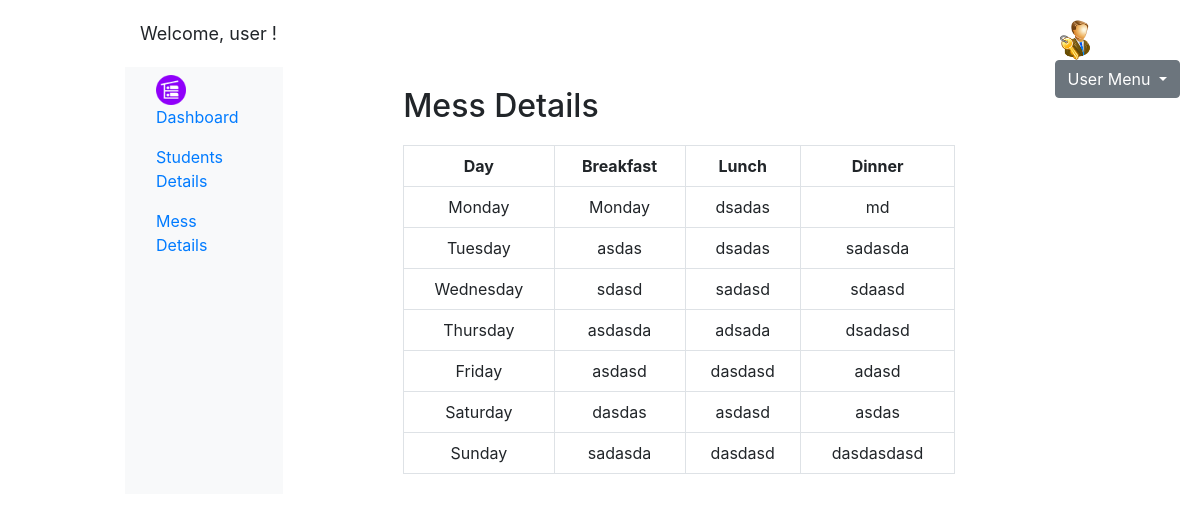
Page /student/mess.php (signed in) on the committed database.
### tables this page shows
CREATE TABLE `mess` (
  `id` int(11) NOT NULL,
  `day` varchar(255) NOT NULL,
  `breakfast` varchar(255) NOT NULL,
  `lunch` varchar(255) NOT NULL,
  `dinner` varchar(255) NOT NULL
);

### student/mess.php (the view, shortened to what this page needs)
<?php
$servername = "localhost";
$username = "root";
$password = "";
$dbname = "hostelpro";
$conn = new mysqli($servername, $username, $password, $dbname);
$sql = "SELECT * FROM mess";
$result = $conn->query($sql);
if ($result->num_rows > 0) {
    $messDetails = array();
    while ($row = $result->fetch_assoc()) {
        $messDetails[] = array(
            'id' => $row['id'],
            'day' => $row['day'],
            'breakfast' => $row['breakfast'],
            'lunch' => $row['lunch'],
            'dinner' => $row['dinner']
        );
    }
} else {
    $messDetails = array();
}
?>
<!DOCTYPE html>
<html lang="en">
<head>
    <link rel="stylesheet" href="https://cdnjs.cloudflare.com/ajax/libs/font-awesome/5.15.1/css/all.min.css" />
    <link rel="stylesheet" href="https://stackpath.bootstrapcdn.com/bootstrap/4.3.1/css/bootstrap.min.css">
</head>
<body>
<div class="dashboard-container">
    <div class="welcome-message">
        Welcome, user !
    </div>
    <div class="user-dropdown">
        <img src="../admin/admin-icn.png" alt="Profile Picture" width="40" height="40" class="rounded-circle">
        <div class="dropdown">
            <button  class="btn btn-secondary dropdown-toggle" type="button" id="userDropdown" data-toggle="dropdown" aria-haspopup="true" aria-expanded="false">
                User Menu
            </button>
        </div>
    </div>
    <div class="row">
        <nav class="col-md-2 d-none d-md-block bg-light sidebar">
            <div class="sidebar-sticky">
                <ul class="nav flex-column">
                    <li class="nav-item">
                        <a class="nav-link" href="dashboard.php">
                            <img src="../admin/logo-icon-nav.png" alt="Logo" width="30" height="30">
                            Dashboard
                        </a>
                    </li>
                    <li class="nav-item">
                        <a class="nav-link" href="student-details.php">
                            Students Details
                        </a>
                    </li>
                    <li class="nav-item">
                        <a class="nav-link" href="mess.php">
                            Mess Details
                        </a>
                    </li>
                </ul>
            </div>
        </nav>
<div class="dashboard-container">
        <main role="main" class="col-md-9 m-sm-auto col-lg-10 px-4">
<h2>Mess Details</h2>
<div class="mess-table-container">
    <table class="mess-table">
        <thead>
            <tr>
                <th>Day</th>
                <th>Breakfast</th>
                <th>Lunch</th>
                <th>Dinner</th>
            </tr>
        </thead>
        <tbody>
            <?php
            foreach ($messDetails as $mess) {
                echo '<tr>
                        <td>' . $mess['day'] . '</td>
                        <td>' . $mess['breakfast'] . '</td>
                        <td>' . $mess['lunch'] . '</td>
                        <td>' . $mess['dinner'] . '</td>
                    </tr>';
            }
            ?>
        </tbody>
    </table>
</div>
</main>
    </div>
</div>
</body>
</html>

### student/mess.php (style rules this page uses)
.dashboard-container { max-width: 1200px; margin: auto; padding: 20px; }
.welcome-message { font-size: 18px; margin-bottom: 20px; }
.user-dropdown { position: absolute; top: 20px; right: 20px; }
.dashboard-container { max-width: 1200px; width: 80%; padding: 20px; }
.mess-table-container { margin-top: 20px; }
.mess-table { width: 100%; border-collapse: collapse; margin-top: 20px; }
.mess-table th, .mess-table td { border: 1px solid #dee2e6; padding: 8px; text-align: center; }

### rows in the picture
mess: day "Monday", breakfast "Monday", lunch "dsadas", dinner "md"
mess: day "Tuesday", breakfast "asdas", lunch "dsadas", dinner "sadasda"
mess: day "Wednesday", breakfast "sdasd", lunch "sadasd", dinner "sdaasd"
mess: day "Thursday", breakfast "asdasda", lunch "adsada", dinner "dsadasd"
mess: day "Friday", breakfast "asdasd", lunch "dasdasd", dinner "adasd"
mess: day "Saturday", breakfast "dasdas", lunch "asdasd", dinner "asdas"
mess: day "Sunday", breakfast "sadasda", lunch "dasdasd", dinner "dasdasdasd"
